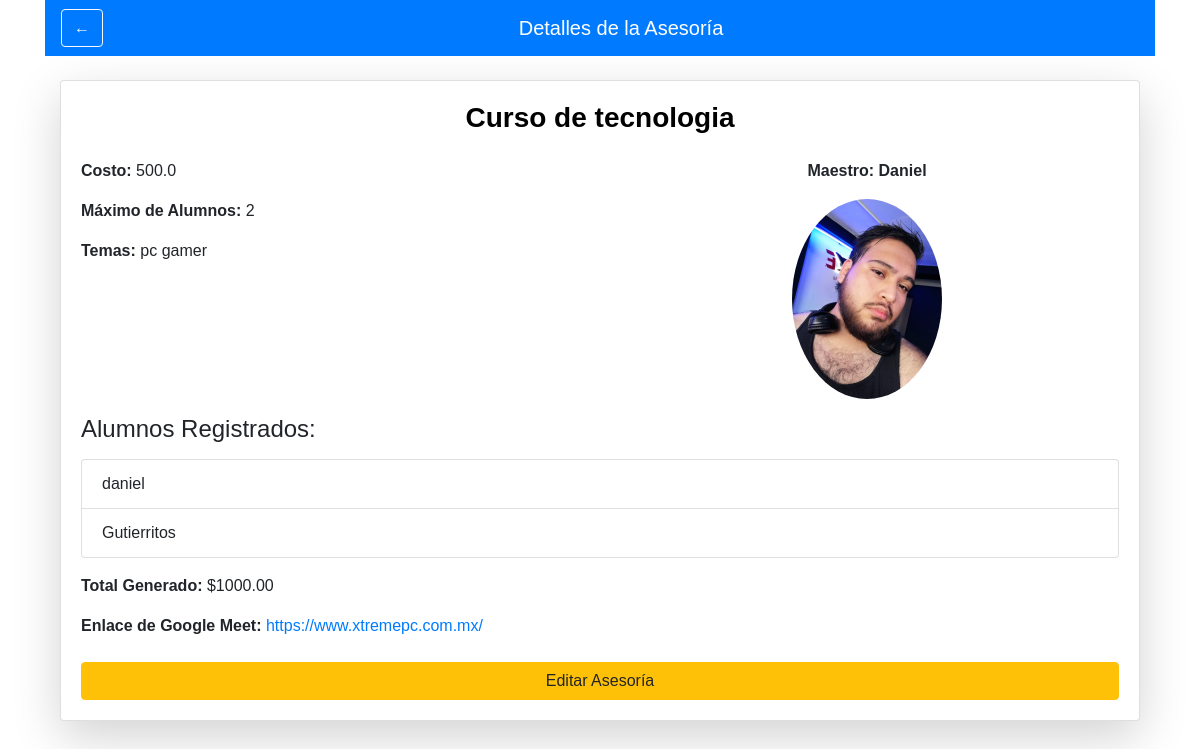
Before: /ver_detalle_asesoria_maestro/8 (signed in) with the older database file.
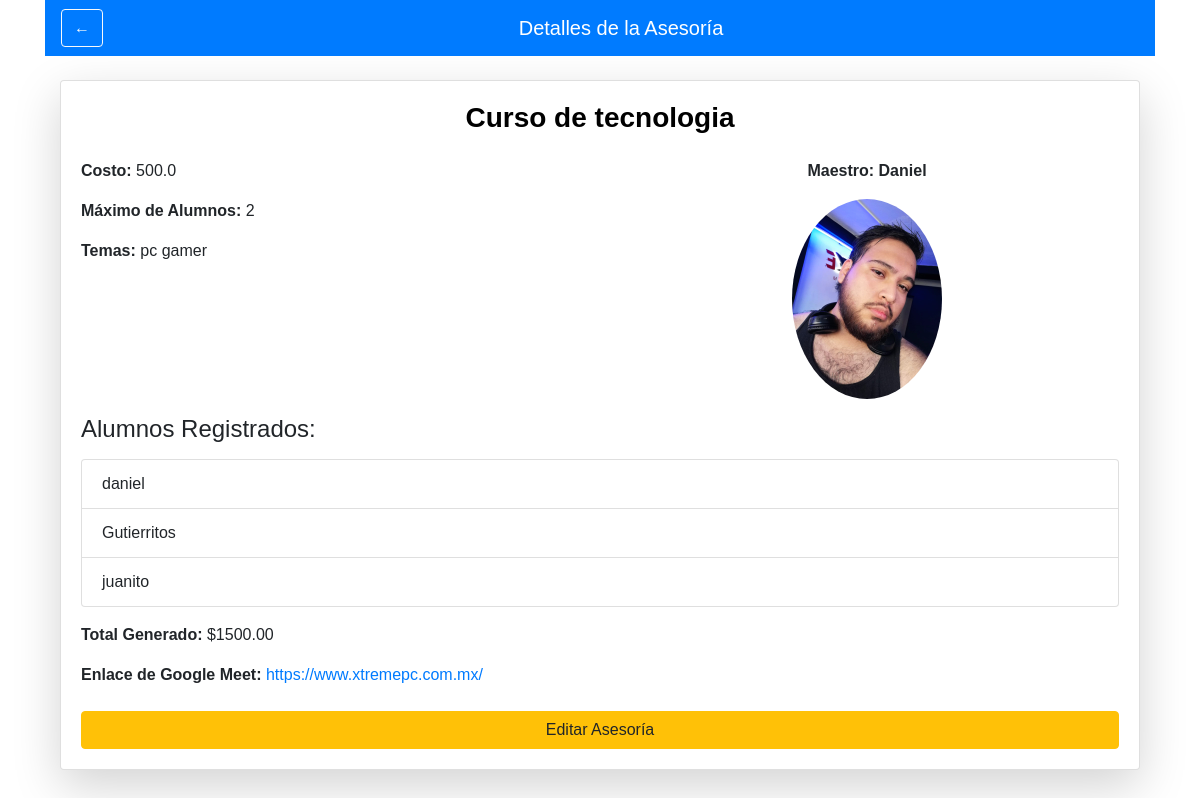
After: the same page with the newer database file.
### ProyectoWeb/app.py (models this page shows)
class User(UserMixin, db.Model):
    id = db.Column(db.Integer, primary_key=True)
    nombre = db.Column(db.String(100), nullable=False)
    email = db.Column(db.String(100), unique=True, nullable=False)
    password = db.Column(db.String(100), nullable=False)
    rol = db.Column(db.String(10), nullable=False)
    especializacion = db.Column(db.String(200), nullable=True)  # Nueva columna
    foto = db.Column(db.String(200), nullable=True)  # Nueva columna
    edad = db.Column(db.Integer, nullable=True)  # Nueva columna
    nivel = db.Column(db.String(50), nullable=True)  # Nueva columna
    asesorias = db.relationship('Asesoria', secondary=asesoria_alumno, back_populates='alumnos')

### ProyectoWeb/app.py (the view)
@app.route('/ver_detalle_asesoria_maestro/<int:id>')
@login_required
def ver_detalle_asesoria_maestro(id):
    asesoria = Asesoria.query.get_or_404(id)
    maestro = User.query.get(asesoria.maestro_id)
    alumnos = db.session.query(User).join(RegistroAsesoria).filter(RegistroAsesoria.asesoria_id == asesoria.id).all()
    total_pagado = db.session.query(
        db.func.sum(
            case(
                (RegistroAsesoria.pagado == True, asesoria.costo)
            )
        )
    ).filter(
        RegistroAsesoria.asesoria_id == asesoria.id
    ).scalar()
    if total_pagado is None:
        total_pagado = 0.0
    logging.debug(f'ID de Asesoría: {id}')
    logging.debug(f'Total pagado calculado: {total_pagado}')
    logging.debug(f'Alumnos registrados: {len(alumnos)}')
    for alumno in alumnos:
        logging.debug(f'Alumno: {alumno.nombre}, ID: {alumno.id}')
    context = {
        'asesoria': asesoria,
        'maestro': maestro,
        'alumnos': alumnos,
        'total_pagado': total_pagado
    }
    logging.debug(f'Contexto pasado al template: {context}')
    return render_template('ver_detalle_asesoria_maestro.html', **context)

### ProyectoWeb/app.py (called while the page is built)
@login_manager.user_loader
def load_user(user_id):
    return User.query.get(int(user_id))

### ProyectoWeb/templates/ver_detalle_asesoria_maestro.html
{% extends 'base.html' %}
{% block content %}
<nav class="navbar navbar-expand-lg navbar-dark bg-primary mb-4">
    <button class="btn btn-outline-light" onclick="window.location.href='{{ url_for('dashboard_maestro') }}';">←</button>
    <a class="navbar-brand mx-auto" href="#">Detalles de la Asesoría</a>
</nav>
<div class="container mt-4">
    <div class="card shadow-lg">
        <div class="card-body">
            <h2 class="text-center mb-4">{{ asesoria.descripcion }}</h2>
            <div class="row mb-3">
                <div class="col-md-6">
                    <p><strong>Costo:</strong> {{ asesoria.costo }}</p>
                    <p><strong>Máximo de Alumnos:</strong> {{ asesoria.max_alumnos }}</p>
                    <p><strong>Temas:</strong> {{ asesoria.temas }}</p>
                </div>
                <div class="col-md-6 text-center">
                    <p><strong>Maestro:</strong> {{ maestro.nombre }}</p>
                    {% if maestro.foto %}
                        <img src="{{ url_for('static', filename='profile_pics/' ~ maestro.foto) }}" alt="Foto del Maestro" class="img-fluid rounded-circle" style="max-width: 150px;">
                    {% endif %}
                </div>
            </div>
            <h4 class="mb-3">Alumnos Registrados:</h4>
            <ul class="list-group mb-3">
                {% for alumno in alumnos %}
                    <li class="list-group-item">{{ alumno.nombre }}</li>
                {% endfor %}
            </ul>
            <p><strong>Total Generado:</strong> ${{ "%.2f" % total_pagado }}</p>
            <p><strong>Enlace de Google Meet:</strong> <a href="{{ asesoria.meet_link }}" target="_blank">{{ asesoria.meet_link }}</a></p>
            <a href="{{ url_for('editar_asesoria', id=asesoria.id) }}" class="btn btn-warning btn-block mt-4">Editar Asesoría</a>
        </div>
    </div>
</div>
{% endblock %}

Changed rows visible on the page:
added User: nombre "juanito"
Other visible differences:
{{ "%.2f" % total_pagado }}: "1000.00" → "1500.00"
